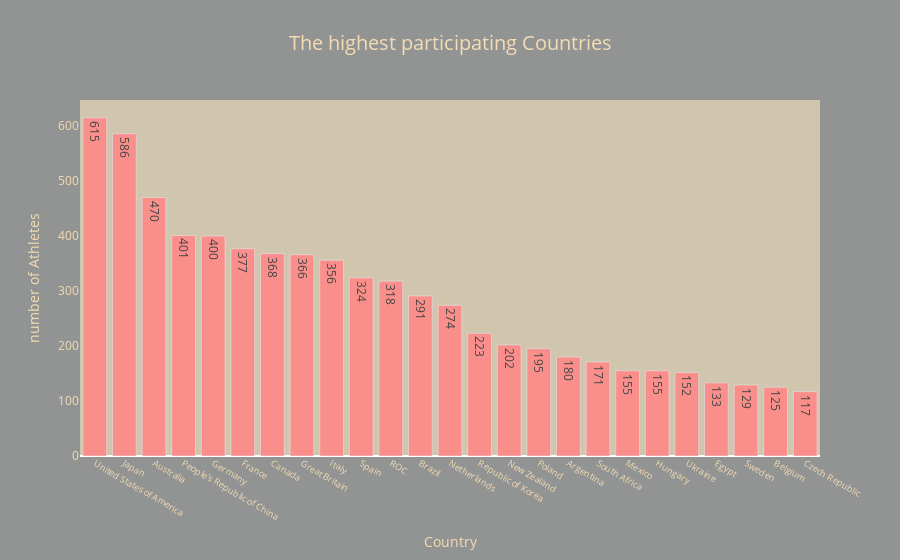

Write notebook code for a chart like this one.
### Markdown cell above
Interpretation: Tokyo Olympics 2021 has 46 Disciplines followed by 206 NOC with a total of 11062 athletes

### Code cell
c = athletes_df['NOC'].value_counts().sort_values(ascending= False).nlargest(25)

fig=px.bar(x=c.index,y=c.values,
    title="The highest participating Countries",
           labels={"x":"Country","y":"number of Athletes"},
          color_discrete_sequence=["#F98E8A"],
           text=c.values
          )
fig.update_layout(
title_font_color="#F5DCB2",paper_bgcolor="#929494",title_font_size=20,title_x=.5,font_color="#F5DCB2",
    plot_bgcolor="#D0C6AE")
fig.update_yaxes(showgrid=False, color="#F5DCB2")
fig.update_xaxes(tickfont_size=9,color="#F5DCB2")
fig.show()

### Figure 1 — Plotly figure (JSON) as saved in the notebook; plotly's stock layout.template omitted (floating-point values rounded to 4 significant figures)
{"data": [{"alignmentgroup": "True", "hovertemplate": "Country=%{x}<br>number of Athletes=%{y}<br>text=%{text}<extra></extra>", "legendgroup": "", "marker": {"color": "#F98E8A", "pattern": {"shape": ""}}, "name": "", "offsetgroup": "", "orientation": "v", "showlegend": false, "text": [615, 586, 470, 401, 400, 377, 368, 366, 356, 324, 318, 291, 274, 223, 202, 195, 180, 171, 155, 155, 152, 133, 129, 125, 117], "textposition": "auto", "type": "bar", "x": ["United States of America", "Japan", "Australia", "People's Republic of China", "Germany", "France", "Canada", "Great Britain", "Italy", "Spain", "ROC", "Brazil", "Netherlands", "Republic of Korea", "New Zealand", "Poland", "Argentina", "South Africa", "Mexico", "Hungary", "Ukraine", "Egypt", "Sweden", "Belgium", "Czech Republic"], "xaxis": "x", "y": [615, 586, 470, 401, 400, 377, 368, 366, 356, 324, 318, 291, 274, 223, 202, 195, 180, 171, 155, 155, 152, 133, 129, 125, 117], "yaxis": "y"}], "layout": {"barmode": "relative", "font": {"color": "#F5DCB2"}, "legend": {"tracegroupgap": 0}, "paper_bgcolor": "#929494", "plot_bgcolor": "#D0C6AE", "title": {"font": {"color": "#F5DCB2", "size": 20}, "text": "The highest participating Countries", "x": 0.5}, "xaxis": {"anchor": "y", "color": "#F5DCB2", "domain": [0, 1], "tickfont": {"size": 9}, "title": {"text": "Country"}}, "yaxis": {"anchor": "x", "color": "#F5DCB2", "domain": [0, 1], "showgrid": false, "title": {"text": "number of Athletes"}}}}
